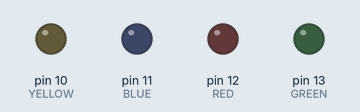
Simulated run of this sketch. Board: Arduino Uno, built with avr-gcc and run on an emulated ATmega328P. Shown: output pins drawn as LEDs (lit = HIGH).

Above: at 0.2 s.
At 1.12 s:
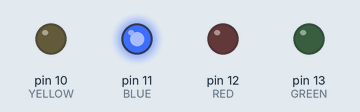
At 2.62 s:
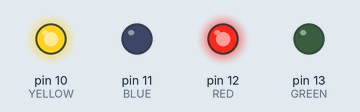
At 5.12 s:
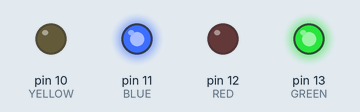
At 7.62 s:
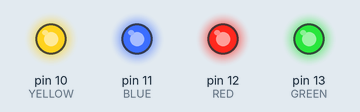
At 10.12 s:
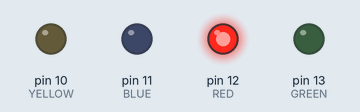
Timing chart, 0 to 10.4 s (numbered marks = the images above):
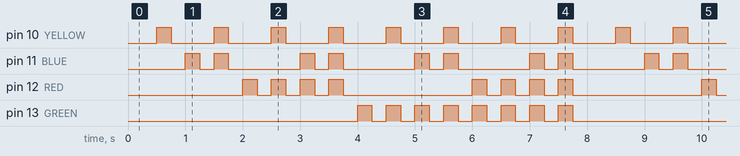

The sketch:

BinCounter.ino
```cpp
/*  red led 5 times fast
 *  green led 10 times slow
 *  blue led 15 times extra slow
 */

//variables
int GREEN = 13;
int RED = 12;
int BLUE = 11;
int YELLOW = 10;


void setup() {
  // put your setup code here, to run once:
  pinMode(GREEN,OUTPUT);
  pinMode(RED, OUTPUT);
  pinMode(BLUE, OUTPUT);
  pinMode(YELLOW, OUTPUT);
}

void ping(int pin){
  digitalWrite(pin,HIGH);
}

void shut(int pin){
  digitalWrite(pin,LOW);
}

void binary(int num){
  if(num >= 8){
    ping(GREEN);
    num -= 8;
  }
  if(num >= 4){
    ping(RED);
    num -= 4;
  }
  if(num >= 2){
    ping(BLUE);
    num -= 2;
  }
  if(num == 1){
    ping(YELLOW);
  }
  delay(250);
  shut(GREEN);
  shut(RED);
  shut(BLUE);
  shut(YELLOW);
  delay(250);
}

void loop() {
  // put your main code here, to run repeatedly:
  for(int i = 0; i < 16; i++){
    binary(i);
  }
}
```

Measured:
- by itself, pin 10 (YELLOW): alternates HIGH for 0.25 s and LOW for 0.75 s
- by itself, pin 11 (BLUE): repeats every 2.0 s: LOW 0.25 s, HIGH 0.25 s, LOW 1.3 s, HIGH 0.25 s
- by itself, pin 12 (RED): repeats every 4.0 s: 3 × (LOW 0.25 s, HIGH 0.25 s), LOW 2.3 s, HIGH 0.25 s
- by itself, pin 13 (GREEN): repeats every 8.0 s: 7 × (LOW 0.25 s, HIGH 0.25 s), LOW 4.3 s, HIGH 0.25 s
